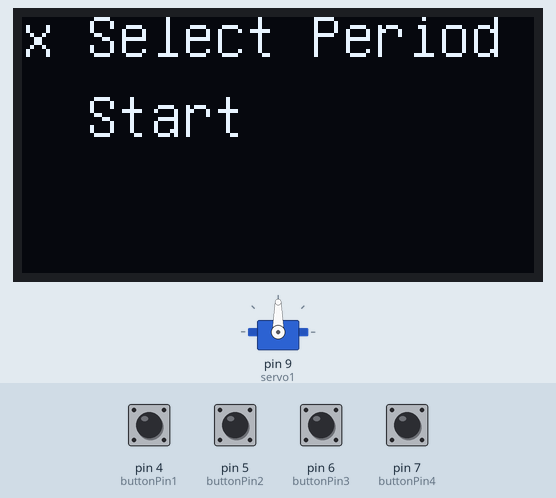
Bench run of a sketch on a simulated Arduino Uno, built with avr-gcc and run on an emulated ATmega328P. On the bench: servo, 128×64 one-colour display. Inputs (shaded band) come from the test bench; at power-on: pin 4 (buttonPin1), pin 5 (buttonPin2), pin 6 (buttonPin3), pin 7 (buttonPin4) LOW. What the sketch prints to the serial monitor is not drawn.

Above: at 1.4 s.
1.5 s: pin 4 (buttonPin1) pulled HIGH for 0.25 s
At 3.2 s:
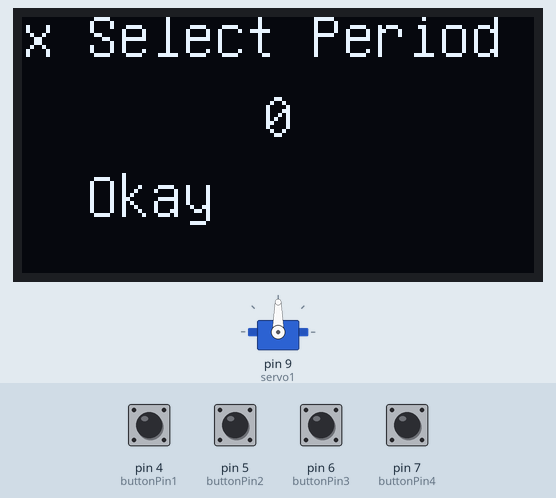
3.7 s: pin 6 (buttonPin3) pulled HIGH for 1 s
At 5.4 s:
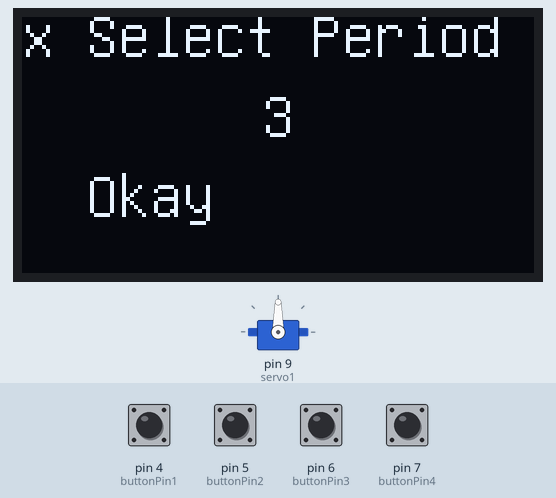
6.2 s: pin 7 (buttonPin4) pulled HIGH for 0.25 s
At 7.6 s:
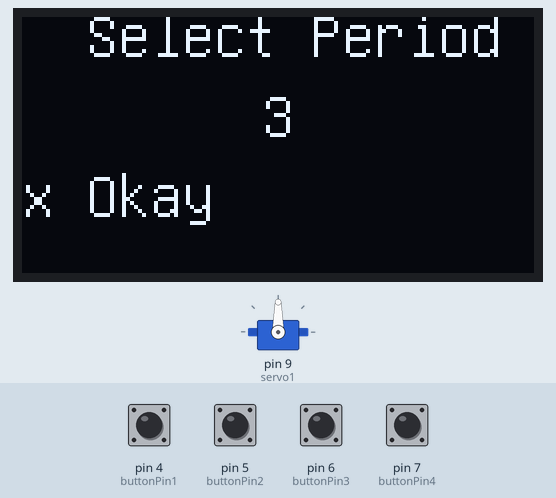
8.3 s: pin 4 (buttonPin1) pulled HIGH for 1 s
At 10.4 s:
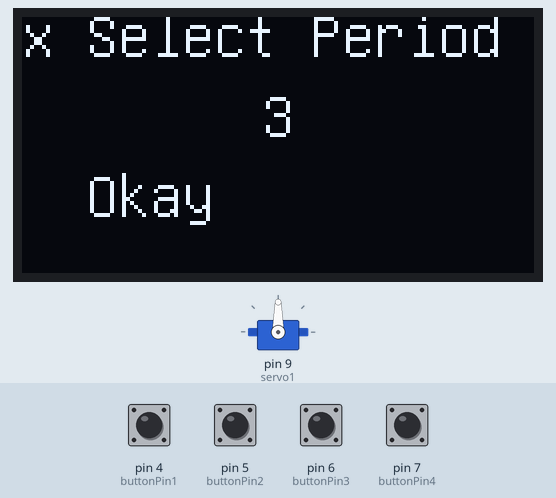
10.8 s: pin 6 (buttonPin3) pulled HIGH for 0.25 s
At 12.6 s:
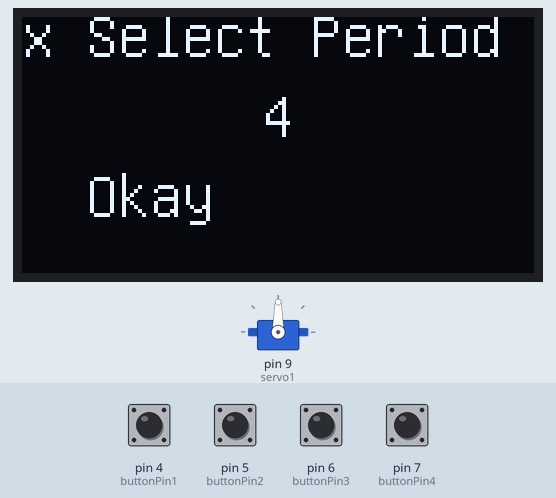
12.9 s: pin 7 (buttonPin4) pulled HIGH for 1 s
At 15.5 s:
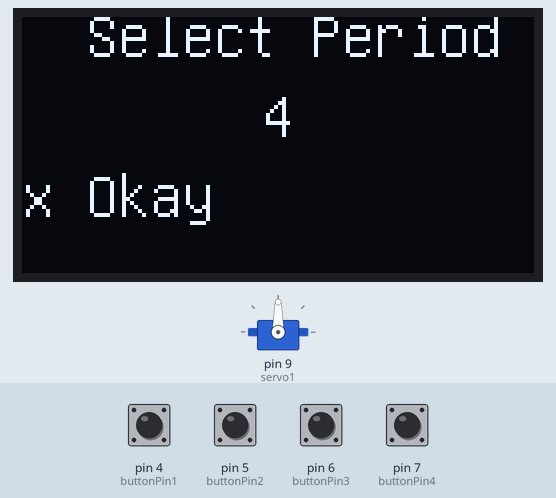
Timing chart, 0 to 16.4 s (numbered marks = the images above; inputs shaded):
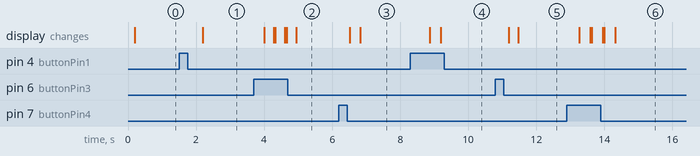

The sketch:

screen.ino
```cpp
int buttonPin4 = 7;
int buttonPin3 = 6;
int buttonPin2 = 5;
int buttonPin1 = 4;

int button4 = 0;
int button3 = 0;
int button2 = 0;
int button1 = 0;


int state=0;
boolean menubutton=false;
boolean selectbutton=false;
int timing = 0;
int counter =0;
int ct =0;

long past = 0;

#include <Servo.h>

Servo servo1;


#include "U8glib.h"

U8GLIB_SSD1306_128X64 u8g(13, 11, 10, 3, 8);	// SW SPI Com: SCK = 13, MOSI = 11, CS = 10, A0 = 3, RST = 8

//Pin 10 CS is no connection (NC). The library needs cable select, but it isn't used. Added pin 8 for reset. SCL = 13 SDA = 11 RST = 8 D/C = 9

void menu(void) {
  // graphic commands to redraw the complete screen should be placed here
  u8g.setFont(u8g_font_unifont);
  //u8g.setFont(u8g_font_osb21);
  if (menubutton==false){
    u8g.drawStr(0,10, "x Select Period");
    u8g.drawStr(0,30, "  Start");
  };

    if (menubutton==true){
    u8g.drawStr(0,10, "  Select Period");
    u8g.drawStr(0,30, "x Start");
  };
}

void count(void) {
  u8g.setFont(u8g_font_fur20);
  u8g.setPrintPos(60,30);
  u8g.print(counter);
}


void select(void) {
  // graphic commands to redraw the complete screen should be placed here
  u8g.setFont(u8g_font_unifont);
  //u8g.setFont(u8g_font_osb21);
   String time = String(timing, BIN);
  if (selectbutton==false){
    u8g.drawStr(0,10, "x Select Period");
    u8g.setPrintPos(60, 30);
    u8g.print(timing);
    u8g.drawStr(0,50, "  Okay");
  }
    if (selectbutton==true){
    u8g.drawStr(0,10, "  Select Period");
    u8g.setPrintPos(60,30);
    u8g.print(timing);
    u8g.drawStr(0,50, "x Okay");

  };
}


void setup(void) {
   Serial.begin(9600);
   servo1.attach(9);
  // initialize the pushbutton pin as an input:

  // flip screen, if required
  // u8g.setRot180();

  // set SPI backup if required
  //u8g.setHardwareBackup(u8g_backup_avr_spi);

  // assign default color value
  if ( u8g.getMode() == U8G_MODE_R3G3B2 ) {
    u8g.setColorIndex(255);     // white
  }
  else if ( u8g.getMode() == U8G_MODE_GRAY2BIT ) {
    u8g.setColorIndex(3);         // max intensity
  }
  else if ( u8g.getMode() == U8G_MODE_BW ) {
    u8g.setColorIndex(1);         // pixel on
  }
  else if ( u8g.getMode() == U8G_MODE_HICOLOR ) {
    u8g.setHiColorByRGB(255,255,255);
  }
   u8g.firstPage();
       do {
menu();
  } while( u8g.nextPage() );
delay(50);
}

void loop(void) {
  // picture loop

   u8g.firstPage();

    button4= digitalRead(buttonPin4);
     button3= digitalRead(buttonPin3);
      button2= digitalRead(buttonPin2);
       button1= digitalRead(buttonPin1);
/*Serial.print("button4:");
   Serial.println(button4);
   Serial.print("button3:");
   Serial.println(button3);
   Serial.print("button2:");
   Serial.println(button2);
   Serial.print("button1:");
   Serial.println(button1);
  */

  if (state==0){
   do {
      menu();
  } while( u8g.nextPage() );
  };

  if (state==1){
     do {
      select();
  } while( u8g.nextPage() );
  };

  if (state==2){
  servo1.write(0);
  if (count>0){
  do {
      count();
  } while( u8g.nextPage());
  unsigned long cur = millis();
  if (cur - past > 1000){
  past = cur;
  counter-=1;

  }
  //delay(930);

  }


  if (counter==0){
  do {
      count();
  } while( u8g.nextPage());
  state=0;
  servo1.write(90);
  counter=timing;
  tone(A5,440);
  delay(2000);
  noTone(A5);
  }


  };


  if (state==0 && button4 ==HIGH){
   menubutton= !menubutton;
  do {
      menu();
  } while( u8g.nextPage() );
    delay(100);
  };

 if (state==0 && menubutton==false && button1==HIGH){
    state = 1;
  delay(100);
     };

  if (state==0 && menubutton==true && button1==HIGH){
    state = 2;
     };

 if (state==1 && button4==HIGH){
    selectbutton= !selectbutton;
  do {
      select();
  } while( u8g.nextPage() );
    delay(100);
  };

  if (state==1 && selectbutton==true && button1==HIGH){
  Serial.println(state);
  selectbutton=false;
  counter =timing+1;
  state=0;
  delay(100);
  };

  if (state==1 && button3==HIGH && selectbutton==false){
  timing+=1;
    do {
      select();
  } while( u8g.nextPage() );
    delay(60);
  };

  if (state==1 && button2==HIGH && selectbutton==false){
  timing-=1;
  if (timing <0){
    timing=0;
  }
    do {
      select();
  } while( u8g.nextPage() );
    delay(60);
  };


  // rebuild the picture after some delay
  //delay(50);
}
```

Measured:
- after the input at 1.5 s, the display: changes after 0.70 s (image 1)
- after the input at 3.7 s, the display: first changes after 0.31 s (image 2 shows a later state)
- after the input at 6.2 s, the display: first changes after 0.31 s (image 3 shows a later state)
- after the input at 8.3 s, the display: first changes after 0.57 s (image 4 shows a later state)
- after the input at 10.8 s, the display: first changes after 0.40 s (image 5 shows a later state)
- after the input at 12.9 s, the display: first changes after 0.37 s (image 6 shows a later state)
